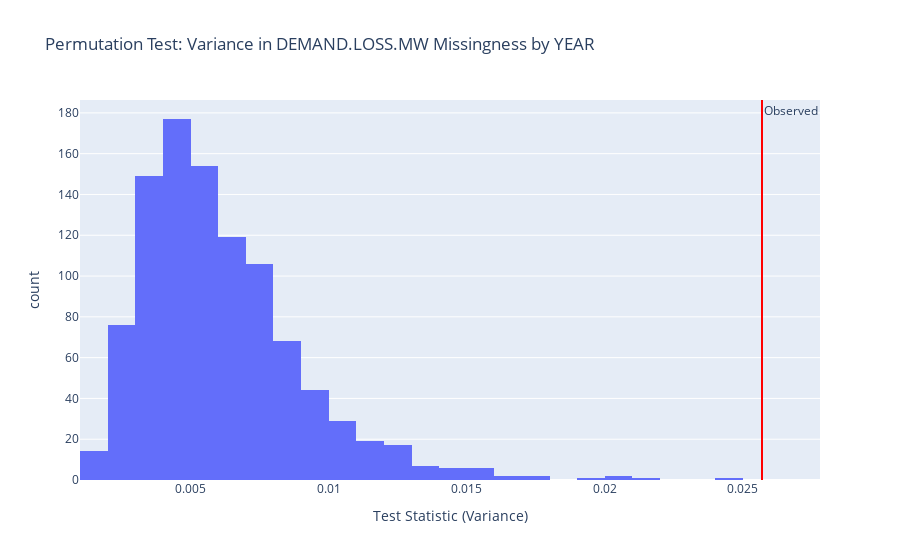

Write notebook code for a chart like this one.
### Code cell
fig = px.histogram(
    x=stats_customers,
    nbins=40,
    title="Permutation Test: Variance in DEMAND.LOSS.MW Missingness by YEAR",
    labels={'x': 'Test Statistic (Variance)', 'y': 'Count'}
)
fig.add_vline(
    x=observed,
    line_color="red",
    annotation_text="Observed",
    annotation_position="top right"
)
fig.show()

### Figure 1 — Plotly figure (JSON) as saved in the notebook; plotly's stock layout.template omitted (floating-point values rounded to 4 significant figures; data arrays with more than 128 entries replaced by an {"elided": "..."} marker saying what was removed)
{"data": [{"alignmentgroup": "True", "bingroup": "x", "hovertemplate": "Test Statistic (Variance)=%{x}<br>count=%{y}<extra></extra>", "legendgroup": "", "marker": {"color": "#636efa", "pattern": {"shape": ""}}, "name": "", "nbinsx": 40, "offsetgroup": "", "orientation": "v", "showlegend": false, "type": "histogram", "x": {"elided": "1000 float values"}, "xaxis": "x", "yaxis": "y"}], "layout": {"annotations": [{"showarrow": false, "text": "Observed", "x": 0.02569, "xanchor": "left", "xref": "x", "y": 1, "yanchor": "top", "yref": "y domain"}], "barmode": "relative", "legend": {"tracegroupgap": 0}, "shapes": [{"line": {"color": "red"}, "type": "line", "x0": 0.02569, "x1": 0.02569, "xref": "x", "y0": 0, "y1": 1, "yref": "y domain"}], "title": {"text": "Permutation Test: Variance in DEMAND.LOSS.MW Missingness by YEAR"}, "xaxis": {"anchor": "y", "domain": [0, 1], "title": {"text": "Test Statistic (Variance)"}}, "yaxis": {"anchor": "x", "domain": [0, 1], "title": {"text": "count"}}}}
